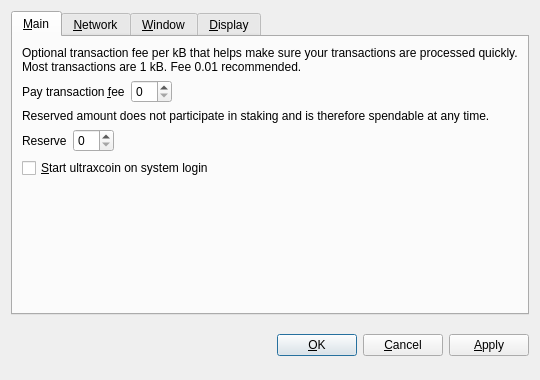
<?xml version="1.0" encoding="UTF-8"?>
<ui version="4.0">
 <class>OptionsDialog</class>
 <widget class="QDialog" name="OptionsDialog">
  <property name="geometry">
   <rect>
    <x>0</x>
    <y>0</y>
    <width>540</width>
    <height>380</height>
   </rect>
  </property>
  <property name="windowTitle">
   <string>Options</string>
  </property>
  <property name="modal">
   <bool>true</bool>
  </property>
  <layout class="QVBoxLayout" name="verticalLayout">
   <item>
    <widget class="QTabWidget" name="tabWidget">
     <property name="tabPosition">
      <enum>QTabWidget::North</enum>
     </property>
     <property name="currentIndex">
      <number>0</number>
     </property>
     <widget class="QWidget" name="tabMain">
      <attribute name="title">
       <string>&amp;Main</string>
      </attribute>
      <layout class="QVBoxLayout" name="verticalLayout_Main">
       <item>
        <widget class="QLabel" name="transactionFeeInfoLabel">
         <property name="text">
          <string>Optional transaction fee per kB that helps make sure your transactions are processed quickly. Most transactions are 1 kB. Fee 0.01 recommended.</string>
         </property>
         <property name="textFormat">
          <enum>Qt::PlainText</enum>
         </property>
         <property name="wordWrap">
          <bool>true</bool>
         </property>
        </widget>
       </item>
       <item>
        <layout class="QHBoxLayout" name="horizontalLayoutFee">
         <item>
          <widget class="QLabel" name="transactionFeeLabel">
           <property name="text">
            <string>Pay transaction &amp;fee</string>
           </property>
           <property name="textFormat">
            <enum>Qt::PlainText</enum>
           </property>
           <property name="buddy">
            <cstring>transactionFee</cstring>
           </property>
          </widget>
         </item>
         <item>
          <widget class="BitcoinAmountField" name="transactionFee"/>
         </item>
         <item>
          <spacer name="horizontalSpacerFee">
           <property name="orientation">
            <enum>Qt::Horizontal</enum>
           </property>
           <property name="sizeHint" stdset="0">
            <size>
             <width>40</width>
             <height>20</height>
            </size>
           </property>
          </spacer>
         </item>
        </layout>
       </item>
       <item>
        <widget class="QLabel" name="reserveBalanceInfoLabel">
         <property name="text">
          <string>Reserved amount does not participate in staking and is therefore spendable at any time.</string>
         </property>
         <property name="textFormat">
          <enum>Qt::PlainText</enum>
         </property>
         <property name="wordWrap">
          <bool>true</bool>
         </property>
        </widget>
       </item>
       <item>
        <layout class="QHBoxLayout" name="horizontalLayoutReserveBalance">
         <item>
          <widget class="QLabel" name="reserveBalanceLabel">
           <property name="text">
            <string>Reserve</string>
           </property>
           <property name="textFormat">
            <enum>Qt::PlainText</enum>
           </property>
           <property name="buddy">
            <cstring>reserveBalance</cstring>
           </property>
          </widget>
         </item>
         <item>
          <widget class="BitcoinAmountField" name="reserveBalance"/>
         </item>
         <item>
          <spacer name="horizontalSpacerReserveBalance">
           <property name="orientation">
            <enum>Qt::Horizontal</enum>
           </property>
           <property name="sizeHint" stdset="0">
            <size>
             <width>40</width>
             <height>20</height>
            </size>
           </property>
          </spacer>
         </item>
        </layout>
       </item>
       <item>
        <widget class="QCheckBox" name="bitcoinAtStartup">
         <property name="toolTip">
          <string>Automatically start ultraxcoin after logging in to the system.</string>
         </property>
         <property name="text">
          <string>&amp;Start ultraxcoin on system login</string>
         </property>
        </widget>
       </item>
       <item>
        <spacer name="verticalSpacer_Main">
         <property name="orientation">
          <enum>Qt::Vertical</enum>
         </property>
         <property name="sizeHint" stdset="0">
          <size>
           <width>20</width>
           <height>40</height>
          </size>
         </property>
        </spacer>
       </item>
      </layout>
     </widget>
     <widget class="QWidget" name="tabNetwork">
      <attribute name="title">
       <string>&amp;Network</string>
      </attribute>
      <layout class="QVBoxLayout" name="verticalLayout_Network">
       <item>
        <widget class="QCheckBox" name="mapPortUpnp">
         <property name="toolTip">
          <string>Automatically open the ultraxcoin client port on the router. This only works when your router supports UPnP and it is enabled.</string>
         </property>
         <property name="text">
          <string>Map port using &amp;UPnP</string>
         </property>
        </widget>
       </item>
       <item>
        <widget class="QCheckBox" name="connectSocks">
         <property name="toolTip">
          <string>Connect to the ultraxcoin network through a SOCKS5 proxy (e.g. when connecting through Tor).</string>
         </property>
         <property name="text">
          <string>&amp;Connect through SOCKS5 proxy:</string>
         </property>
        </widget>
       </item>
       <item>
        <layout class="QHBoxLayout" name="horizontalLayout_Network">
         <item>
          <widget class="QLabel" name="proxyIpLabel">
           <property name="text">
            <string>Proxy &amp;IP:</string>
           </property>
           <property name="textFormat">
            <enum>Qt::PlainText</enum>
           </property>
           <property name="buddy">
            <cstring>proxyIp</cstring>
           </property>
          </widget>
         </item>
         <item>
          <widget class="QValidatedLineEdit" name="proxyIp">
           <property name="maximumSize">
            <size>
             <width>140</width>
             <height>16777215</height>
            </size>
           </property>
           <property name="toolTip">
            <string>IP address of the proxy (e.g. 127.0.0.1)</string>
           </property>
          </widget>
         </item>
         <item>
          <widget class="QLabel" name="proxyPortLabel">
           <property name="text">
            <string>&amp;Port:</string>
           </property>
           <property name="textFormat">
            <enum>Qt::PlainText</enum>
           </property>
           <property name="buddy">
            <cstring>proxyPort</cstring>
           </property>
          </widget>
         </item>
         <item>
          <widget class="QLineEdit" name="proxyPort">
           <property name="maximumSize">
            <size>
             <width>55</width>
             <height>16777215</height>
            </size>
           </property>
           <property name="toolTip">
            <string>Port of the proxy (e.g. 9050)</string>
           </property>
          </widget>
         </item>
         <item>
          <spacer name="horizontalSpacer_Network">
           <property name="orientation">
            <enum>Qt::Horizontal</enum>
           </property>
           <property name="sizeHint" stdset="0">
            <size>
             <width>40</width>
             <height>20</height>
            </size>
           </property>
          </spacer>
         </item>
        </layout>
       </item>
       <item>
        <spacer name="verticalSpacer_Network">
         <property name="orientation">
          <enum>Qt::Vertical</enum>
         </property>
         <property name="sizeHint" stdset="0">
          <size>
           <width>20</width>
           <height>40</height>
          </size>
         </property>
        </spacer>
       </item>
      </layout>
     </widget>
     <widget class="QWidget" name="tabWindow">
      <attribute name="title">
       <string>&amp;Window</string>
      </attribute>
      <layout class="QVBoxLayout" name="verticalLayout_Window">
       <item>
        <widget class="QCheckBox" name="minimizeToTray">
         <property name="toolTip">
          <string>Show only a tray icon after minimizing the window.</string>
         </property>
         <property name="text">
          <string>&amp;Minimize to the tray instead of the taskbar</string>
         </property>
        </widget>
       </item>
       <item>
        <widget class="QCheckBox" name="minimizeOnClose">
         <property name="toolTip">
          <string>Minimize instead of exit the application when the window is closed. When this option is enabled, the application will be closed only after selecting Quit in the menu.</string>
         </property>
         <property name="text">
          <string>M&amp;inimize on close</string>
         </property>
        </widget>
       </item>
       <item>
        <spacer name="verticalSpacer_Window">
         <property name="orientation">
          <enum>Qt::Vertical</enum>
         </property>
         <property name="sizeHint" stdset="0">
          <size>
           <width>20</width>
           <height>40</height>
          </size>
         </property>
        </spacer>
       </item>
      </layout>
     </widget>
     <widget class="QWidget" name="tabDisplay">
      <attribute name="title">
       <string>&amp;Display</string>
      </attribute>
      <layout class="QVBoxLayout" name="verticalLayout_Display">
       <item>
        <layout class="QHBoxLayout" name="horizontalLayout_1_Display">
         <item>
          <widget class="QLabel" name="langLabel">
           <property name="text">
            <string>User Interface &amp;language:</string>
           </property>
           <property name="textFormat">
            <enum>Qt::PlainText</enum>
           </property>
           <property name="buddy">
            <cstring>lang</cstring>
           </property>
          </widget>
         </item>
         <item>
          <widget class="QValueComboBox" name="lang">
           <property name="toolTip">
            <string>The user interface language can be set here. This setting will take effect after restarting ultraxcoin.</string>
           </property>
          </widget>
         </item>
        </layout>
       </item>
       <item>
        <layout class="QHBoxLayout" name="horizontalLayout_2_Display">
         <item>
          <widget class="QLabel" name="unitLabel">
           <property name="text">
            <string>&amp;Unit to show amounts in:</string>
           </property>
           <property name="textFormat">
            <enum>Qt::PlainText</enum>
           </property>
           <property name="buddy">
            <cstring>unit</cstring>
           </property>
          </widget>
         </item>
         <item>
          <widget class="QValueComboBox" name="unit">
           <property name="toolTip">
            <string>Choose the default subdivision unit to show in the interface and when sending coins.</string>
           </property>
          </widget>
         </item>
        </layout>
       </item>
       <item>
        <widget class="QCheckBox" name="coinControlFeatures">
         <property name="toolTip">
          <string>Whether to show coin control features or not.</string>
         </property>
         <property name="text">
          <string>Display coin &amp;control features (experts only!)</string>
         </property>
        </widget>
       </item>
       <item>
        <widget class="QCheckBox" name="useBlackTheme">
         <property name="text">
          <string>Use black visual theme (requires restart)</string>
         </property>
        </widget>
       </item>
       <item>
        <spacer name="verticalSpacer_Display">
         <property name="orientation">
          <enum>Qt::Vertical</enum>
         </property>
         <property name="sizeHint" stdset="0">
          <size>
           <width>20</width>
           <height>40</height>
          </size>
         </property>
        </spacer>
       </item>
      </layout>
     </widget>
    </widget>
   </item>
   <item>
    <layout class="QHBoxLayout" name="horizontalLayout_Buttons">
     <item>
      <spacer name="horizontalSpacer_1">
       <property name="orientation">
        <enum>Qt::Horizontal</enum>
       </property>
       <property name="sizeHint" stdset="0">
        <size>
         <width>40</width>
         <height>48</height>
        </size>
       </property>
      </spacer>
     </item>
     <item>
      <widget class="QLabel" name="statusLabel">
       <property name="font">
        <font>
         <weight>75</weight>
         <bold>true</bold>
        </font>
       </property>
       <property name="text">
        <string/>
       </property>
       <property name="textFormat">
        <enum>Qt::PlainText</enum>
       </property>
       <property name="wordWrap">
        <bool>true</bool>
       </property>
      </widget>
     </item>
     <item>
      <spacer name="horizontalSpacer_2">
       <property name="orientation">
        <enum>Qt::Horizontal</enum>
       </property>
       <property name="sizeHint" stdset="0">
        <size>
         <width>40</width>
         <height>48</height>
        </size>
       </property>
      </spacer>
     </item>
     <item>
      <widget class="QPushButton" name="okButton">
       <property name="text">
        <string>&amp;OK</string>
       </property>
      </widget>
     </item>
     <item>
      <widget class="QPushButton" name="cancelButton">
       <property name="text">
        <string>&amp;Cancel</string>
       </property>
       <property name="autoDefault">
        <bool>false</bool>
       </property>
      </widget>
     </item>
     <item>
      <widget class="QPushButton" name="applyButton">
       <property name="text">
        <string>&amp;Apply</string>
       </property>
       <property name="autoDefault">
        <bool>false</bool>
       </property>
      </widget>
     </item>
    </layout>
   </item>
  </layout>
 </widget>
 <customwidgets>
  <customwidget>
   <class>BitcoinAmountField</class>
   <extends>QSpinBox</extends>
   <header>bitcoinamountfield.h</header>
  </customwidget>
  <customwidget>
   <class>QValueComboBox</class>
   <extends>QComboBox</extends>
   <header>qvaluecombobox.h</header>
  </customwidget>
  <customwidget>
   <class>QValidatedLineEdit</class>
   <extends>QLineEdit</extends>
   <header>qvalidatedlineedit.h</header>
  </customwidget>
 </customwidgets>
 <resources/>
 <connections/>
</ui>
